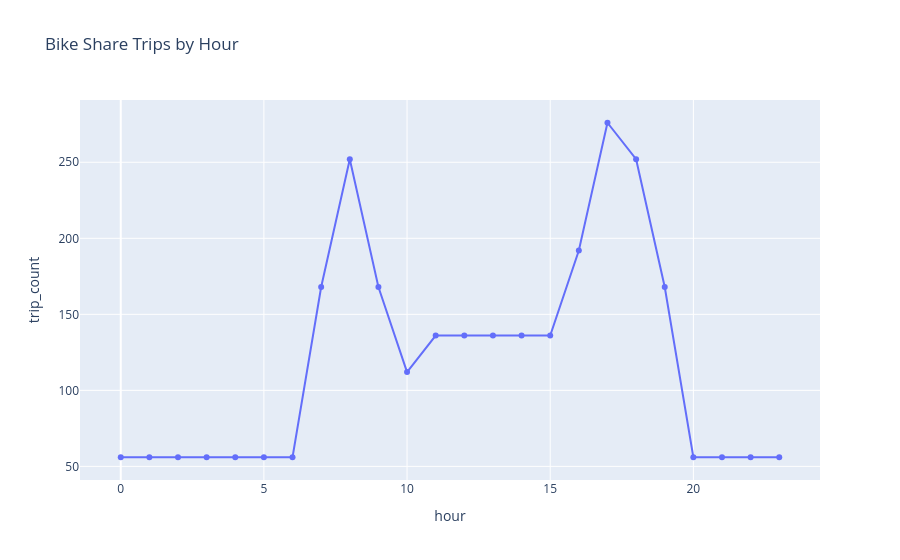

Notebook code for this chart:
### Code cell
import plotly.express as px

chart = px.line(
    trips_by_hour,
    x="hour",
    y="trip_count",
    markers=True,
    title="Bike Share Trips by Hour",
)
chart.show()

### Figure 1 — Plotly figure (JSON) as saved in the notebook; plotly's stock layout.template omitted (floating-point values rounded to 4 significant figures)
{"data": [{"hovertemplate": "hour=%{x}<br>trip_count=%{y}<extra></extra>", "legendgroup": "", "line": {"color": "#636efa", "dash": "solid"}, "marker": {"symbol": "circle"}, "mode": "lines+markers", "name": "", "orientation": "v", "showlegend": false, "type": "scatter", "x": [0, 1, 2, 3, 4, 5, 6, 7, 8, 9, 10, 11, 12, 13, 14, 15, 16, 17, 18, 19, 20, 21, 22, 23], "xaxis": "x", "y": [56, 56, 56, 56, 56, 56, 56, 168, 252, 168, 112, 136, 136, 136, 136, 136, 192, 276, 252, 168, 56, 56, 56, 56], "yaxis": "y"}], "layout": {"legend": {"tracegroupgap": 0}, "title": {"text": "Bike Share Trips by Hour"}, "xaxis": {"anchor": "y", "domain": [0, 1], "title": {"text": "hour"}}, "yaxis": {"anchor": "x", "domain": [0, 1], "title": {"text": "trip_count"}}}}
